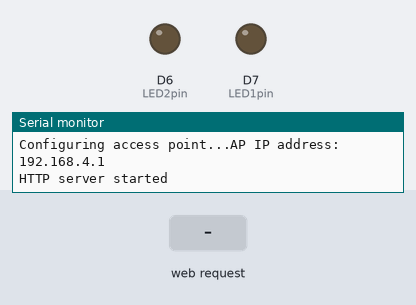
The sketch below on a simulated ESP8266 (NodeMCU). On the bench: output pins drawn as LEDs (lit = HIGH), the last lines printed to the serial monitor. Inputs (shaded band) come from the test bench.

Above: at 2.3 s.
2.4 s: HTTP request GET /led1on received
At 3.0 s:
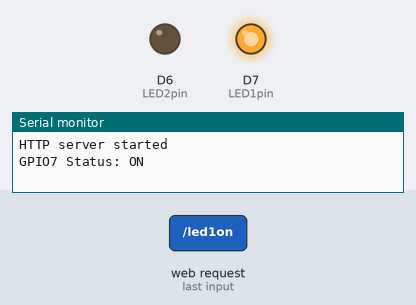
3.9 s: HTTP request GET /led2on received
At 5.1 s:
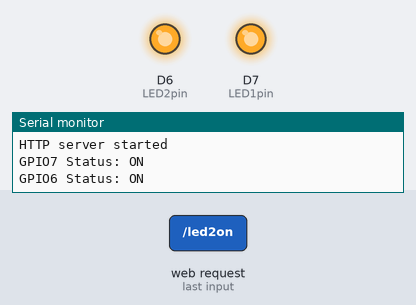
5.4 s: HTTP request GET /led1off received
At 6.4 s:
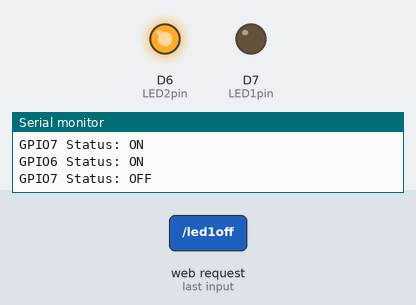
6.9 s: HTTP request GET /led2off received
At 7.6 s:
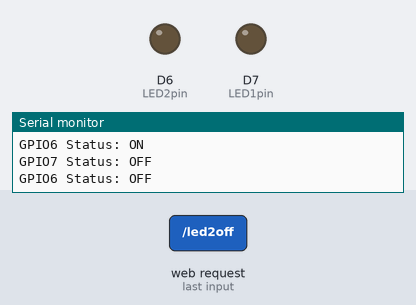
Timing chart, 0 to 9.4 s (numbered marks = the images above; inputs shaded):
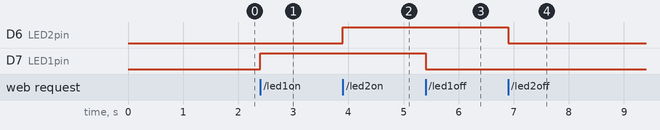

Measured:
- after the input at 2.4 s, D7 (LED1pin): LOW → HIGH at once
- after the input at 3.9 s, D6 (LED2pin): LOW → HIGH at once
- after the input at 5.4 s, D7 (LED1pin): HIGH → LOW at once
- after the input at 6.9 s, D6 (LED2pin): HIGH → LOW at once

The sketch:

ESP8266ONOFF_FEB_3_2022_CONNECT_2_ARDUINO.ino
```cpp
#include <ESP8266WiFi.h>
#include <ESP8266WebServer.h>
#include <WiFiClient.h>

#ifndef APSSID
#define APSSID "NodeMCU"
#define APPSK  "12345678"
#endif

/* Put your SSID & Password */
const char *ssid = "NodeMCU";  // Enter SSID here
const char *password = "12345678";  //Enter Password here

ESP8266WebServer server(80);
uint8_t LED1pin = D7;
bool LED1status = LOW;

uint8_t LED2pin = D6;
bool LED2status = LOW;


void setup() {
  delay(1000);
  Serial.begin(115200);
  Serial.println();
  Serial.print("Configuring access point...");
  /* You can remove the password parameter if you want the AP to be open. */
  WiFi.softAP(ssid, password);

  IPAddress myIP = WiFi.softAPIP();
  Serial.print("AP IP address: ");
  Serial.println(myIP);
  server.on("/", handleRoot);

  pinMode(LED1pin, OUTPUT);
  pinMode(LED2pin, OUTPUT);

  delay(100);

  server.on("/", handleRoot);
  server.on("/led1on", handle_led1on);
  server.on("/led1off", handle_led1off);
  server.on("/led2on", handle_led2on);
  server.on("/led2off", handle_led2off);
  server.onNotFound(handle_NotFound);
  server.begin();
  Serial.println("HTTP server started");

}
void loop() {
  server.handleClient();
  if(LED1status)
  {digitalWrite(LED1pin, HIGH);}
  else
  {digitalWrite(LED1pin, LOW);}

  if(LED2status)
  {digitalWrite(LED2pin, HIGH);}
  else
  {digitalWrite(LED2pin, LOW);}
}

void handleRoot() {
  LED1status = LOW;
  LED2status = LOW;
  Serial.println("GPIO7 Status: OFF | GPIO6 Status: OFF");
  server.send(200, "text/html", SendHTML(LED1status,LED2status));
}

void handle_led1on() {
  LED1status = HIGH;
  Serial.println("GPIO7 Status: ON");
  server.send(200, "text/html", SendHTML(true,LED2status));
}

void handle_led1off() {
  LED1status = LOW;
  Serial.println("GPIO7 Status: OFF");
  server.send(200, "text/html", SendHTML(false,LED2status));
}

void handle_led2on() {
  LED2status = HIGH;
  Serial.println("GPIO6 Status: ON");
  server.send(200, "text/html", SendHTML(LED1status,true));
}

void handle_led2off() {
  LED2status = LOW;
  Serial.println("GPIO6 Status: OFF");
  server.send(200, "text/html", SendHTML(LED1status,false));
}

void handle_NotFound(){
  server.send(404, "text/plain", "Not found");
}

String SendHTML(uint8_t led1stat,uint8_t led2stat){
  String ptr = "<!DOCTYPE html> <html>\n";
  ptr +="<head><meta name=\"viewport\" content=\"width=device-width, initial-scale=1.0, user-scalable=no\">\n";
  ptr +="<title>Motor Control</title>\n";
  ptr +="<style>html { font-family: Helvetica; display: inline-block; margin: 0px auto; text-align: center;}\n";
  ptr +="body{margin-top: 50px;} h1 {color: #444444;margin: 50px auto 30px;} h3 {color: #444444;margin-bottom: 50px;}\n";
  ptr +=".button {display: block;width: 80px;background-color: #1abc9c;border: none;color: white;padding: 13px 30px;text-decoration: none;font-size: 25px;margin: 0px auto 35px;cursor: pointer;border-radius: 4px;}\n";
  ptr +=".button-on {background-color: #1abc9c;}\n";
  ptr +=".button-on:active {background-color: #16a085;}\n";
  ptr +=".button-off {background-color: #34495e;}\n";
  ptr +=".button-off:active {background-color: #2c3e50;}\n";
  ptr +="p {font-size: 14px;color: #888;margin-bottom: 10px;}\n";
  ptr +="</style>\n";
  ptr +="</head>\n";
  ptr +="<body>\n";
  ptr +="<h1>Motor Control Web Server</h1>\n";
  ptr +="<h3>Using Access Point(AP) Mode</h3>\n";

   if(led1stat)
  {ptr +="<p>Motor1 Status: ON</p><a class=\"button button-off\" href=\"/led1off\">OFF</a>\n";}
  else
  {ptr +="<p>Motor1 Status: OFF</p><a class=\"button button-on\" href=\"/led1on\">ON</a>\n";}

  if(led2stat)
  {ptr +="<p>Motor2 Status: ON</p><a class=\"button button-off\" href=\"/led2off\">OFF</a>\n";}
  else
  {ptr +="<p>Motor2 Status: OFF</p><a class=\"button button-on\" href=\"/led2on\">ON</a>\n";}

  ptr +="</body>\n";
  ptr +="</html>\n";
  return ptr;
}
```
